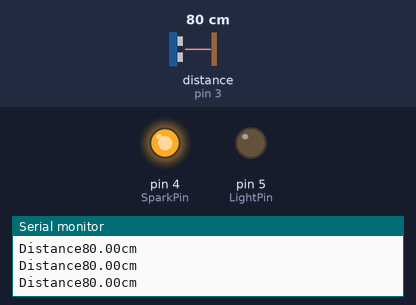
Simulated run of this sketch. Board: Arduino Uno, built with avr-gcc and run on an emulated ATmega328P. Parts: output pins drawn as LEDs (lit = HIGH), the last lines printed to the serial monitor. Wiring (inferred from the names in the program): ultrasonic range finder: trigger pin 2; echo pin 3. The inputs (shaded band) are chosen by the test bench; at power-on: distance to the obstacle (sensor on pin 3) 80 cm. The echo pulse lasts 58.3 µs per cm; pins used as bus, display or sensor lines are not drawn.

Above: at 1.2 s.
1.3 s: distance to the obstacle (sensor on pin 3) set to 27 cm
2.8 s: distance to the obstacle (sensor on pin 3) set to 22 cm
At 3.1 s:
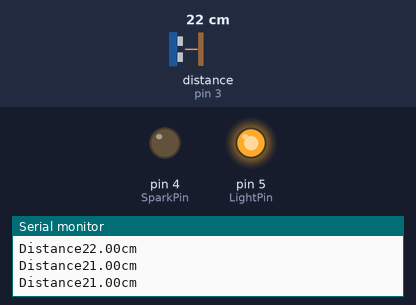
4.3 s: distance to the obstacle (sensor on pin 3) set to 35 cm
At 5.5 s:
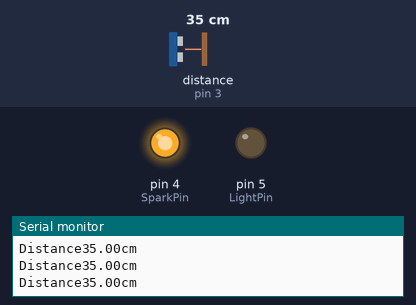
5.8 s: distance to the obstacle (sensor on pin 3) set to 2 cm
At 7.1 s:
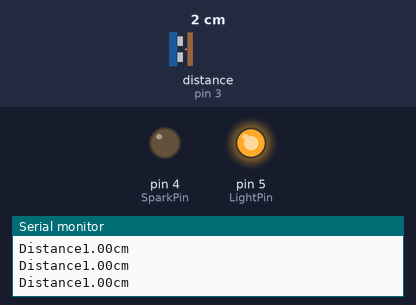
Timing chart, 0 to 8.3 s (numbered marks = the images above; inputs shaded):
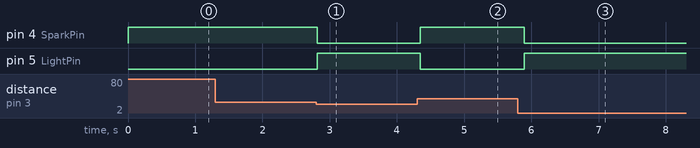

Measured:
- the behaviour switches between 26 and 25 cm on distance to the obstacle (sensor on pin 3) (found by bisection; images 0 and 1)
- after the input at 2.8 s, pin 4 (SparkPin): HIGH → LOW at once; pin 5 (LightPin): LOW → HIGH at once
- after the input at 4.3 s, pin 4 (SparkPin): LOW → HIGH after 0.05 s; pin 5 (LightPin): HIGH → LOW after 0.05 s
- after the input at 5.8 s, pin 4 (SparkPin): HIGH → LOW after 0.09 s; pin 5 (LightPin): LOW → HIGH after 0.09 s

The sketch:

test.ino
```cpp
//1.流水灯测试程序
//@author hyw
//@data   20180828
/*unsigned int i=0,j=2,k=2;
void setup(){
    pinMode(2,OUTPUT);
    pinMode(3,OUTPUT);
    pinMode(4,OUTPUT);
    pinMode(A0,OUTPUT);
    pinMode(A1,OUTPUT);
    pinMode(A2,OUTPUT);

    Serial.begin(9600);
}
void loop(){
    for(i=0;i<3;i++){
        digitalWrite(j,HIGH);
        delay(100);
        j++;
        Serial.println(j);
    }
    j=2;
    for(i=0;i<3;i++){
        digitalWrite(k,LOW);
        delay(100);
        k++;
        Serial.println(k);
    }
    k=2;


}*/

//2.超声波测试程序
//@author hyw
//@data   20180828
const int TrigPin = 2;//发射超声波
const int EchoPin = 3;//收到反射回来的超声波
const int SparkPin = 4;
const int LightPin = 5;
float cm;
void setup()
{
    Serial.begin(9600);
    pinMode(EchoPin,INPUT);
    pinMode(TrigPin,OUTPUT);
    pinMode(SparkPin,OUTPUT);
    pinMode(LightPin,OUTPUT);
}
void loop()
{
    digitalWrite(TrigPin,LOW);//低高低电平发一个短时间脉冲去TrigPin
    delayMicroseconds(2);     // delayMicroseconds在更小的时间内延时准确
    digitalWrite(TrigPin,HIGH);
    delayMicroseconds(10);
    digitalWrite(TrigPin,LOW);

    cm = pulseIn(EchoPin,HIGH)/58.0;
    cm = (int(cm*100.0))/100,0;
    Serial.print("Distance");
    Serial.print(cm);
    Serial.print("cm");
    Serial.println();

    if(cm<25.0)
    {digitalWrite(SparkPin,LOW);
    digitalWrite(LightPin,HIGH);
    }
    else
    {digitalWrite(SparkPin,HIGH);
    digitalWrite(LightPin,LOW);
    }
    delay(100);
}
```
